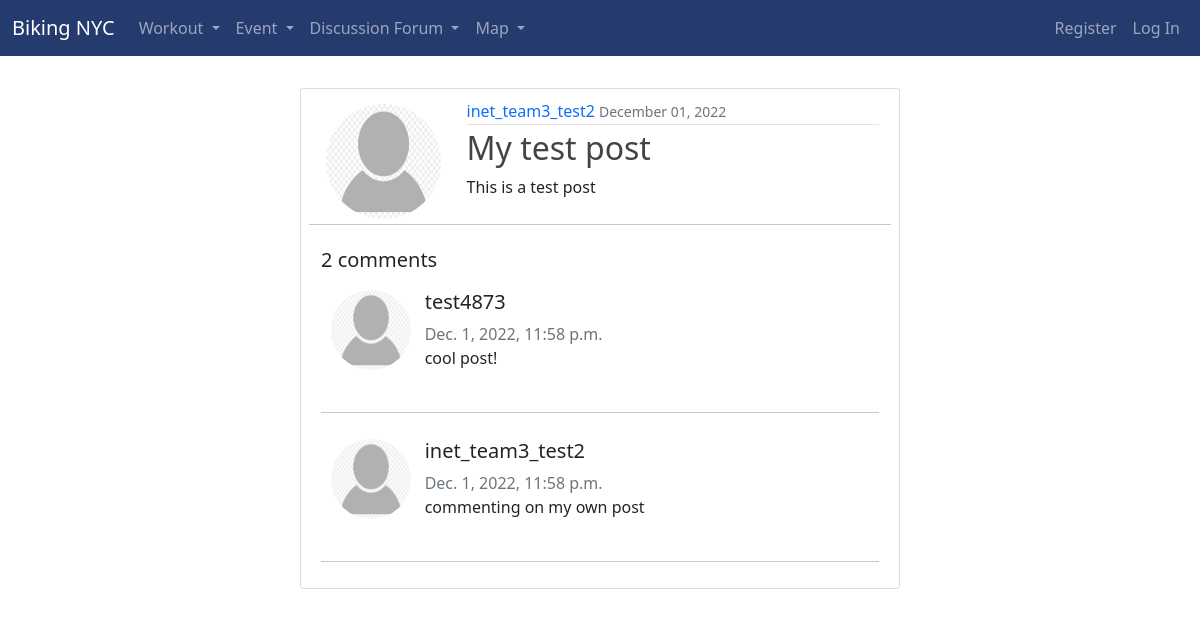
Before: /post/5/ with the older database file.
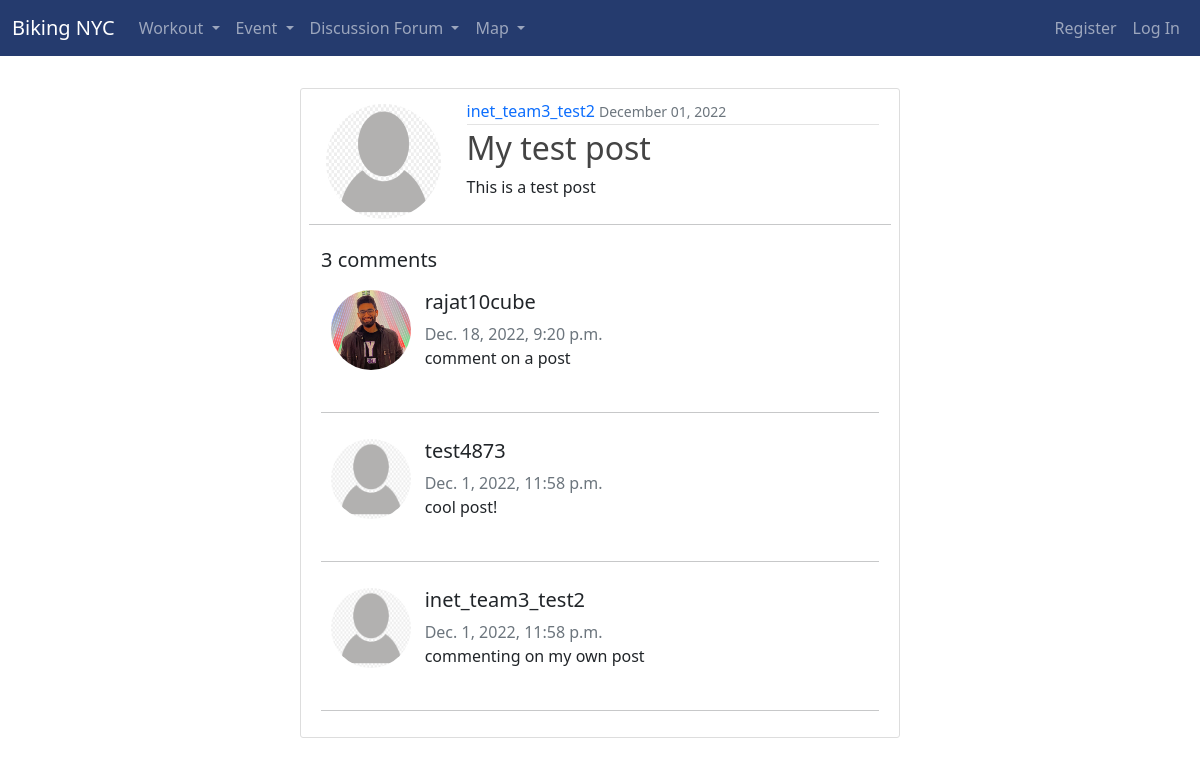
After: the same page with the newer database file.
### bikingapp/models.py (models this page shows, shortened)
class DiscForumComment(models.Model):
    post = models.ForeignKey(Post, on_delete=models.CASCADE, related_name="comments")
    author = models.ForeignKey(
        settings.AUTH_USER_MODEL, on_delete=models.SET_NULL, null=True, blank=True
    )
    body = models.TextField()
    created_on = models.DateTimeField(auto_now_add=True)
    class Meta:
        ordering = ["created_on"]

class CustomUser(AbstractUser):
    def image_upload_to(self, instance=None):
        if instance:
            return os.path.join("Users", self.username, instance)
        return None
    STATUS = (
        ("regular", "regular"),
        ("subscriber", "subscriber"),
        ("moderator", "moderator"),
    )
    email = models.EmailField(unique=True)
    status = models.CharField(max_length=100, choices=STATUS, default="regular")
    description = models.TextField(
        "Description", max_length=600, default="", blank=True
    )
    image = models.ImageField(default="default/user.jpg", upload_to=image_upload_to)
    def __str__(self):
        return self.username

### bikingapp/views.py (the view, shortened to what this page needs)
# urls.py: path("post/<int:pk>/", PostDetailView.as_view(), name="post-detail"),
class PostDetailView(FormMixin, DetailView):
    model = Post
    template_name = "discforum/post_detail.html"
    form_class = DiscForumCommentForm
    def get_context_data(self, **kwargs):
        context = super().get_context_data(**kwargs)
        context["form"] = DiscForumCommentForm
        context["comments"] = models.DiscForumComment.objects.order_by(
            "-created_on"
        ).filter(post=self.object)
        context["userLoggedIn"] = not self.request.user.is_anonymous
        return context

### bikingapp/templates/discforum/post_detail.html (shortened to what this page needs)
<!DOCTYPE html>
<html lang="en">
<head>
  <link href="https://cdn.jsdelivr.net/npm/bootstrap@5.2.2/dist/css/bootstrap.min.css" rel="stylesheet"
>
</head>
<body>
  {% extends 'base.html' %}
  {% block content %}
  <div class="col-6 content-section2" style="margin-top: 4vh;">
    <div class="row">
      <div class="col-3">
        <article class="media">
          <img class="rounded-circle article-img" src="{{ object.author.image.url }}">
      </div>
      <div class="col-9">
        <div class="media-body">
          <div class="article-metadata">
            <a class="mr-2" href="{% url 'profile' object.author %}">{{ object.author }}</a>
            <small class="text-muted">{{ object.date_posted|date:"F d, Y" }}</small>
          </div>
          <h2 class="article-title">{{ object.title }}</h2>
          <p class="article-content">{{ object.content }}</p>
        </div>
      </div>
      <hr>
        <br>
      </div>
      <div class="col-12 ">
        <div class="card-body">
          <h5>{{ comments.count }} comments</h5>
          {% for comment in comments %}
          <div class="comments" style="padding: 10px;">
            <div class="row">
              <div class="col-2">
                <img width="80px" height="80px" class="rounded-circle " src="{{ comment.author.image.url }}">
              </div>
              <div class="col-10">
                <h5>{{ comment.author }}</h5>
                <span class=" text-muted font-weight-normal">
                  {{ comment.created_on }}
                </span>
                {{ comment.body | linebreaks }}
              </div>
            </div>
          </div>
          <hr>
          {% endfor %}
        </div>
      </div>
    </div>
  </div>
  {% endblock content %}

Changed rows visible on the page:
added DiscForumComment: author.image (picture), author "rajat10cube", created_on "Dec. 18, 2022, 9:20 p.m.", body "comment on a post"
Other visible differences:
{{ comments.count }}: "2" → "3"
